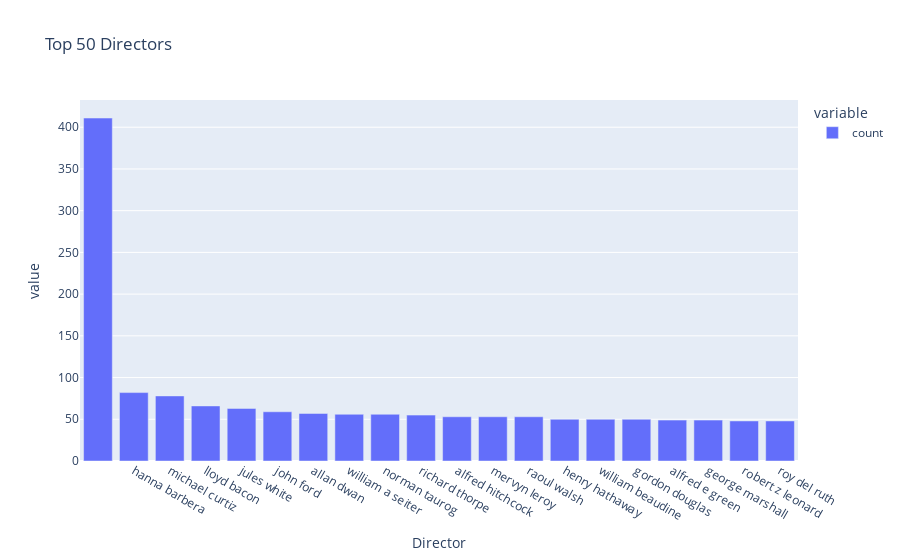

Source (notebook cell):
### Code cell
# Display the top 15 directors in a bar chart
px.bar(df['Director'].value_counts().nlargest(20), title='Top 50 Directors')

### Figure 1 — Plotly figure (JSON) as saved in the notebook; plotly's stock layout.template omitted (floating-point values rounded to 4 significant figures)
{"data": [{"hovertemplate": "variable=count<br>Director=%{x}<br>value=%{y}<extra></extra>", "legendgroup": "count", "marker": {"color": "#636efa", "pattern": {"shape": ""}}, "name": "count", "orientation": "v", "showlegend": true, "textposition": "auto", "type": "bar", "x": ["", "hanna barbera", "michael curtiz", "lloyd bacon", "jules white", "john ford", "allan dwan", "william a seiter", "norman taurog", "richard thorpe", "alfred hitchcock", "mervyn leroy", "raoul walsh", "henry hathaway", "william beaudine", "gordon douglas", "alfred e green", "george marshall", "robert z leonard", "roy del ruth"], "xaxis": "x", "y": [411, 82, 78, 66, 63, 59, 57, 56, 56, 55, 53, 53, 53, 50, 50, 50, 49, 49, 48, 48], "yaxis": "y"}], "layout": {"barmode": "relative", "legend": {"title": {"text": "variable"}, "tracegroupgap": 0}, "title": {"text": "Top 50 Directors"}, "xaxis": {"anchor": "y", "domain": [0, 1], "title": {"text": "Director"}}, "yaxis": {"anchor": "x", "domain": [0, 1], "title": {"text": "value"}}}}
